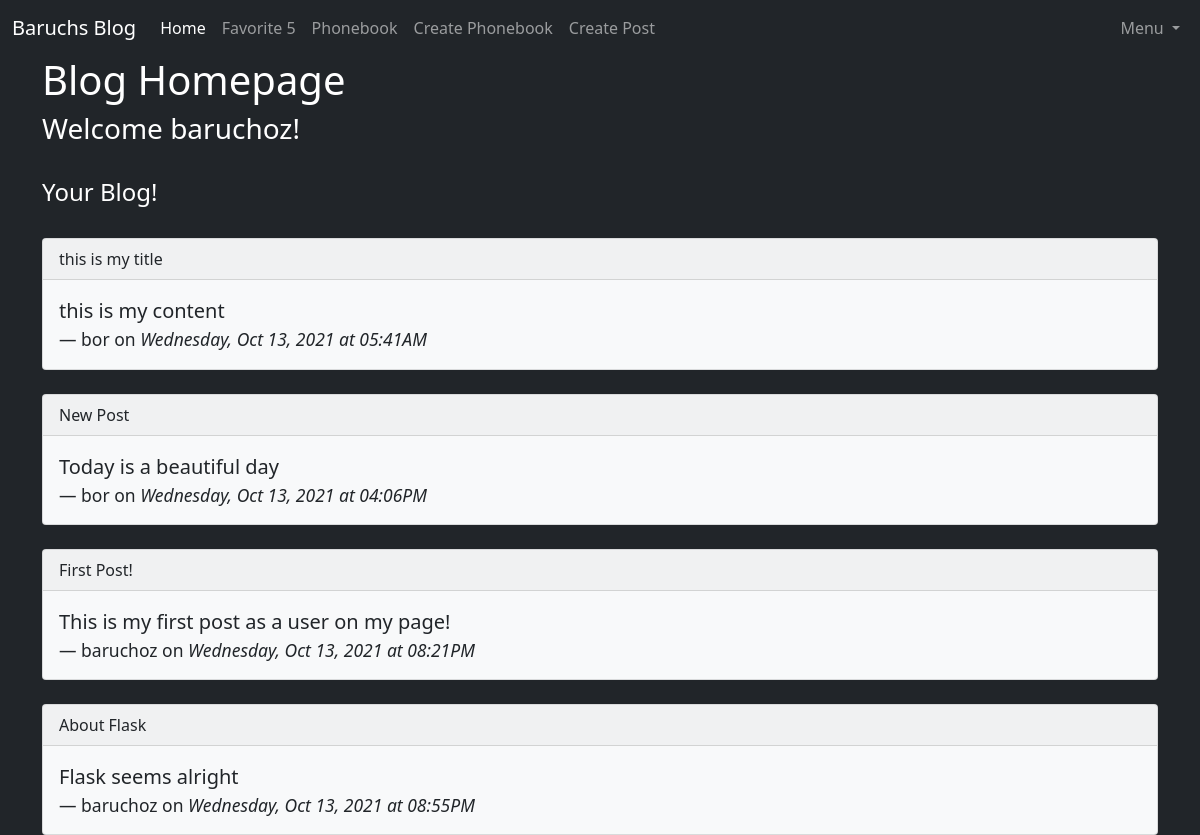
Page / (signed in) on the committed database.
### app/models.py (models this page shows, shortened)
class User(db.Model, UserMixin):
    id = db.Column(db.Integer, primary_key=True)
    username = db.Column(db.String(150), nullable=False, unique=True)
    email = db.Column(db.String(150), nullable=False, unique=True)
    password = db.Column(db.String(256), nullable=False)
    posts = db.relationship('Post', backref='author', lazy=True)

class Post(db.Model):
    id = db.Column(db.Integer, primary_key=True)
    title= db.Column(db.String(200))
    content = db.Column(db.String(300))
    date_created = db.Column(db.DateTime, nullable=False, default=datetime.utcnow )
    user_id = db.Column(db.Integer, db.ForeignKey('user.id'), nullable=False)

### app/routes.py (the view)
@app.route('/')
def index():
    title = 'Blog Homepage'
    posts = Post.query.all()
    return render_template('index.html', title=title, posts=posts)

### app/models.py (called while the page is built)
@login_manager.user_loader
def load_user(user_id):
    return User.query.get(user_id)

### app/templates/index.html
{% extends 'base.html' %}
{% block content %}
<h1>Blog Homepage</h1>
<h3>Welcome {{ current_user.username }}!</h3>
<br>
<h4>Your Blog!</h4>
{% for p in posts %}
    <br>
    <div class="card bg-light text-dark">
        <div class="card-header">
        {{ p.title }}
        </div>
        <div class="card-body">
            <blockquote class="blockquote mb-0">
                <p>{{ p.content }}</p>
                <footer class="blockquote-footer text-dark">{{ p.author.username }} on <cite title="Source Title">
                    {{ p.date_created.strftime('%A, %b %d, %Y at %I:%M%p') }}
                </cite></footer>
            </blockquote>
        </div>
    </div>
{% endfor %}
{% endblock %}

### rows in the picture
User: username "baruchoz"
Post: title "this is my title", content "this is my content", author.username "bor", date_created "Wednesday, Oct 13, 2021 at 05:41AM"
Post: title "New Post", content "Today is a beautiful day", author.username "bor", date_created "Wednesday, Oct 13, 2021 at 04:06PM"
Post: title "First Post!", content "This is my first post as a user on my page!", author.username "baruchoz", date_created "Wednesday, Oct 13, 2021 at 08:21PM"
Post: title "About Flask", content "Flask seems alright", author.username "baruchoz", date_created "Wednesday, Oct 13, 2021 at 08:55PM"
